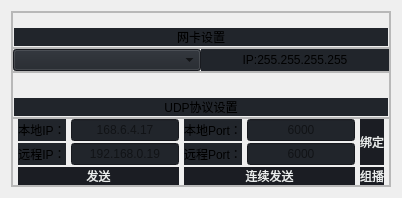
                  <widget class="QWidget" name="page_setting">
                   <layout class="QVBoxLayout" name="verticalLayout_11">
                    <item>
                     <widget class="QFrame" name="frame_4">
                      <property name="frameShape">
                       <enum>QFrame::StyledPanel</enum>
                      </property>
                      <property name="frameShadow">
                       <enum>QFrame::Raised</enum>
                      </property>
                      <layout class="QVBoxLayout" name="verticalLayout_13">
                       <property name="spacing">
                        <number>0</number>
                       </property>
                       <property name="leftMargin">
                        <number>0</number>
                       </property>
                       <property name="topMargin">
                        <number>0</number>
                       </property>
                       <property name="rightMargin">
                        <number>0</number>
                       </property>
                       <property name="bottomMargin">
                        <number>0</number>
                       </property>
                       <item>
                        <widget class="QFrame" name="frame_6">
                         <property name="maximumSize">
                          <size>
                           <width>16777215</width>
                           <height>150</height>
                          </size>
                         </property>
                         <property name="frameShape">
                          <enum>QFrame::StyledPanel</enum>
                         </property>
                         <property name="frameShadow">
                          <enum>QFrame::Raised</enum>
                         </property>
                         <layout class="QVBoxLayout" name="verticalLayout_12">
                          <property name="spacing">
                           <number>0</number>
                          </property>
                          <property name="leftMargin">
                           <number>0</number>
                          </property>
                          <property name="topMargin">
                           <number>0</number>
                          </property>
                          <property name="rightMargin">
                           <number>0</number>
                          </property>
                          <property name="bottomMargin">
                           <number>0</number>
                          </property>
                          <item>
                           <widget class="QLabel" name="label_15">
                            <property name="sizePolicy">
                             <sizepolicy hsizetype="Expanding" vsizetype="Preferred">
                              <horstretch>0</horstretch>
                              <verstretch>0</verstretch>
                             </sizepolicy>
                            </property>
                            <property name="maximumSize">
                             <size>
                              <width>16777215</width>
                              <height>130</height>
                             </size>
                            </property>
                            <property name="styleSheet">
                             <string notr="true">background-image: url(:/images/images/setting_backpic.png);
background-position: center;
background-repeat: no-repeat;
border-radius: 10px;</string>
                            </property>
                            <property name="text">
                             <string/>
                            </property>
                            <property name="alignment">
                             <set>Qt::AlignCenter</set>
                            </property>
                           </widget>
                          </item>
                          <item>
                           <widget class="QLabel" name="label_4">
                            <property name="maximumSize">
                             <size>
                              <width>16777215</width>
                              <height>30</height>
                             </size>
                            </property>
                            <property name="styleSheet">
                             <string notr="true">background-color: rgb(33, 37, 43);
margin:1px;</string>
                            </property>
                            <property name="text">
                             <string>网卡设置</string>
                            </property>
                            <property name="alignment">
                             <set>Qt::AlignCenter</set>
                            </property>
                           </widget>
                          </item>
                         </layout>
                        </widget>
                       </item>
                       <item>
                        <widget class="QFrame" name="frame_7">
                         <property name="maximumSize">
                          <size>
                           <width>16777215</width>
                           <height>70</height>
                          </size>
                         </property>
                         <property name="frameShape">
                          <enum>QFrame::StyledPanel</enum>
                         </property>
                         <property name="frameShadow">
                          <enum>QFrame::Raised</enum>
                         </property>
                         <layout class="QHBoxLayout" name="horizontalLayout_12">
                          <property name="spacing">
                           <number>0</number>
                          </property>
                          <property name="leftMargin">
                           <number>0</number>
                          </property>
                          <property name="topMargin">
                           <number>0</number>
                          </property>
                          <property name="rightMargin">
                           <number>0</number>
                          </property>
                          <property name="bottomMargin">
                           <number>0</number>
                          </property>
                          <item>
                           <layout class="QGridLayout" name="gridLayout_3">
                            <item row="0" column="0">
                             <widget class="QComboBox" name="comboBox_LocalInterface">
                              <property name="sizePolicy">
                               <sizepolicy hsizetype="Preferred" vsizetype="Preferred">
                                <horstretch>0</horstretch>
                                <verstretch>0</verstretch>
                               </sizepolicy>
                              </property>
                              <property name="maximumSize">
                               <size>
                                <width>16777215</width>
                                <height>16777215</height>
                               </size>
                              </property>
                              <property name="styleSheet">
                               <string notr="true">background-color: rgb(33, 37, 43);</string>
                              </property>
                             </widget>
                            </item>
                            <item row="0" column="1">
                             <widget class="QLabel" name="label_InterfaceIP">
                              <property name="maximumSize">
                               <size>
                                <width>16777215</width>
                                <height>16777215</height>
                               </size>
                              </property>
                              <property name="styleSheet">
                               <string notr="true">background-color: rgb(33, 37, 43);</string>
                              </property>
                              <property name="text">
                               <string>IP:255.255.255.255</string>
                              </property>
                              <property name="alignment">
                               <set>Qt::AlignCenter</set>
                              </property>
                             </widget>
                            </item>
                           </layout>
                          </item>
                         </layout>
                        </widget>
                       </item>
                       <item>
                        <widget class="QFrame" name="frame_8">
                         <property name="maximumSize">
                          <size>
                           <width>16777215</width>
                           <height>150</height>
                          </size>
                         </property>
                         <property name="frameShape">
                          <enum>QFrame::StyledPanel</enum>
                         </property>
                         <property name="frameShadow">
                          <enum>QFrame::Raised</enum>
                         </property>
                         <layout class="QVBoxLayout" name="verticalLayout_14">
                          <property name="spacing">
                           <number>0</number>
                          </property>
                          <property name="leftMargin">
                           <number>0</number>
                          </property>
                          <property name="topMargin">
                           <number>10</number>
                          </property>
                          <property name="rightMargin">
                           <number>0</number>
                          </property>
                          <property name="bottomMargin">
                           <number>0</number>
                          </property>
                          <item>
                           <widget class="QLabel" name="label_20">
                            <property name="sizePolicy">
                             <sizepolicy hsizetype="Expanding" vsizetype="Preferred">
                              <horstretch>0</horstretch>
                              <verstretch>0</verstretch>
                             </sizepolicy>
                            </property>
                            <property name="styleSheet">
                             <string notr="true">background-image: url(:/images/images/setting_backpic.png);
background-position: center;
background-repeat: no-repeat;
border-radius: 10px;</string>
                            </property>
                            <property name="text">
                             <string/>
                            </property>
                           </widget>
                          </item>
                          <item>
                           <widget class="QLabel" name="label_13">
                            <property name="maximumSize">
                             <size>
                              <width>16777215</width>
                              <height>30</height>
                             </size>
                            </property>
                            <property name="styleSheet">
                             <string notr="true">background-color: rgb(33, 37, 43);
margin:1px;</string>
                            </property>
                            <property name="text">
                             <string>UDP协议设置</string>
                            </property>
                            <property name="alignment">
                             <set>Qt::AlignCenter</set>
                            </property>
                           </widget>
                          </item>
                         </layout>
                        </widget>
                       </item>
                       <item>
                        <widget class="QFrame" name="frame_9">
                         <property name="frameShape">
                          <enum>QFrame::StyledPanel</enum>
                         </property>
                         <property name="frameShadow">
                          <enum>QFrame::Raised</enum>
                         </property>
                         <layout class="QHBoxLayout" name="horizontalLayout_14">
                          <property name="spacing">
                           <number>0</number>
                          </property>
                          <property name="leftMargin">
                           <number>0</number>
                          </property>
                          <property name="topMargin">
                           <number>0</number>
                          </property>
                          <property name="rightMargin">
                           <number>0</number>
                          </property>
                          <property name="bottomMargin">
                           <number>0</number>
                          </property>
                          <item>
                           <layout class="QGridLayout" name="gridLayout_4">
                            <property name="leftMargin">
                             <number>5</number>
                            </property>
                            <property name="topMargin">
                             <number>0</number>
                            </property>
                            <property name="rightMargin">
                             <number>5</number>
                            </property>
                            <property name="bottomMargin">
                             <number>0</number>
                            </property>
                            <property name="horizontalSpacing">
                             <number>5</number>
                            </property>
                            <property name="verticalSpacing">
                             <number>2</number>
                            </property>
                            <item row="0" column="2">
                             <widget class="QLabel" name="label_18">
                              <property name="maximumSize">
                               <size>
                                <width>16777215</width>
                                <height>16777215</height>
                               </size>
                              </property>
                              <property name="styleSheet">
                               <string notr="true">background-color: rgb(33, 37, 43);</string>
                              </property>
                              <property name="text">
                               <string>本地Port：</string>
                              </property>
                              <property name="alignment">
                               <set>Qt::AlignCenter</set>
                              </property>
                             </widget>
                            </item>
                            <item row="1" column="0">
                             <widget class="QLabel" name="label_17">
                              <property name="styleSheet">
                               <string notr="true">background-color: rgb(33, 37, 43);</string>
                              </property>
                              <property name="text">
                               <string>远程IP：</string>
                              </property>
                              <property name="alignment">
                               <set>Qt::AlignCenter</set>
                              </property>
                             </widget>
                            </item>
                            <item row="1" column="2">
                             <widget class="QLabel" name="label_19">
                              <property name="styleSheet">
                               <string notr="true">background-color: rgb(33, 37, 43);</string>
                              </property>
                              <property name="text">
                               <string>远程Port：</string>
                              </property>
                              <property name="alignment">
                               <set>Qt::AlignCenter</set>
                              </property>
                             </widget>
                            </item>
                            <item row="1" column="1">
                             <widget class="QLineEdit" name="lineEdit_Remote_IP">
                              <property name="sizePolicy">
                               <sizepolicy hsizetype="Preferred" vsizetype="Preferred">
                                <horstretch>0</horstretch>
                                <verstretch>0</verstretch>
                               </sizepolicy>
                              </property>
                              <property name="minimumSize">
                               <size>
                                <width>0</width>
                                <height>0</height>
                               </size>
                              </property>
                              <property name="maximumSize">
                               <size>
                                <width>16777215</width>
                                <height>16777215</height>
                               </size>
                              </property>
                              <property name="styleSheet">
                               <string notr="true">background-color: rgb(33, 37, 43);</string>
                              </property>
                              <property name="alignment">
                               <set>Qt::AlignCenter</set>
                              </property>
                              <property name="placeholderText">
                               <string>192.168.0.19</string>
                              </property>
                             </widget>
                            </item>
                            <item row="1" column="3">
                             <widget class="QLineEdit" name="lineEdit_Remote_Port">
                              <property name="sizePolicy">
                               <sizepolicy hsizetype="Preferred" vsizetype="Preferred">
                                <horstretch>0</horstretch>
                                <verstretch>0</verstretch>
                               </sizepolicy>
                              </property>
                              <property name="minimumSize">
                               <size>
                                <width>0</width>
                                <height>0</height>
                               </size>
                              </property>
                              <property name="maximumSize">
                               <size>
                                <width>16777215</width>
                                <height>16777215</height>
                               </size>
                              </property>
                              <property name="styleSheet">
                               <string notr="true">background-color: rgb(33, 37, 43);</string>
                              </property>
                              <property name="alignment">
                               <set>Qt::AlignCenter</set>
                              </property>
                              <property name="placeholderText">
                               <string>6000</string>
                              </property>
                             </widget>
                            </item>
                            <item row="0" column="1">
                             <widget class="QLineEdit" name="lineEdit_Local_IP">
                              <property name="sizePolicy">
                               <sizepolicy hsizetype="Preferred" vsizetype="Preferred">
                                <horstretch>0</horstretch>
                                <verstretch>0</verstretch>
                               </sizepolicy>
                              </property>
                              <property name="minimumSize">
                               <size>
                                <width>0</width>
                                <height>0</height>
                               </size>
                              </property>
                              <property name="maximumSize">
                               <size>
                                <width>16777215</width>
                                <height>16777215</height>
                               </size>
                              </property>
                              <property name="styleSheet">
                               <string notr="true">background-color: rgb(33, 37, 43);</string>
                              </property>
                              <property name="alignment">
                               <set>Qt::AlignCenter</set>
                              </property>
                              <property name="placeholderText">
                               <string>168.6.4.17</string>
                              </property>
                             </widget>
                            </item>
                            <item row="0" column="3">
                             <widget class="QLineEdit" name="lineEdit_Local_Port">
                              <property name="sizePolicy">
                               <sizepolicy hsizetype="Preferred" vsizetype="Preferred">
                                <horstretch>0</horstretch>
                                <verstretch>0</verstretch>
                               </sizepolicy>
                              </property>
                              <property name="minimumSize">
                               <size>
                                <width>0</width>
                                <height>0</height>
                               </size>
                              </property>
                              <property name="maximumSize">
                               <size>
                                <width>16777215</width>
                                <height>16777215</height>
                               </size>
                              </property>
                              <property name="styleSheet">
                               <string notr="true">background-color: rgb(33, 37, 43);</string>
                              </property>
                              <property name="alignment">
                               <set>Qt::AlignCenter</set>
                              </property>
                              <property name="placeholderText">
                               <string>6000</string>
                              </property>
                             </widget>
                            </item>
                            <item row="0" column="0">
                             <widget class="QLabel" name="label_16">
                              <property name="maximumSize">
                               <size>
                                <width>16777215</width>
                                <height>16777215</height>
                               </size>
                              </property>
                              <property name="styleSheet">
                               <string notr="true">background-color: rgb(33, 37, 43);</string>
                              </property>
                              <property name="text">
                               <string>本地IP：</string>
                              </property>
                              <property name="alignment">
                               <set>Qt::AlignCenter</set>
                              </property>
                             </widget>
                            </item>
                            <item row="2" column="0" colspan="2">
                             <widget class="QPushButton" name="pushButton_udpSend">
                              <property name="sizePolicy">
                               <sizepolicy hsizetype="Preferred" vsizetype="Preferred">
                                <horstretch>0</horstretch>
                                <verstretch>0</verstretch>
                               </sizepolicy>
                              </property>
                              <property name="maximumSize">
                               <size>
                                <width>16777215</width>
                                <height>100</height>
                               </size>
                              </property>
                              <property name="styleSheet">
                               <string notr="true">QPushButton {
	color: rgb(234,237,237);
	background-position: center;
	background-repeat: no-reperat;
	border: none;
	background-color: rgb(27, 29, 35);
}
QPushButton:hover {
	background-color: rgb(33, 37, 43);
}
QPushButton:pressed {	
	background-color: rgb(85, 170, 255);
}</string>
                              </property>
                              <property name="text">
                               <string>发送</string>
                              </property>
                             </widget>
                            </item>
                            <item row="2" column="2" colspan="2">
                             <widget class="QPushButton" name="pushButton_udpSend_continue">
                              <property name="sizePolicy">
                               <sizepolicy hsizetype="Preferred" vsizetype="Preferred">
                                <horstretch>0</horstretch>
                                <verstretch>0</verstretch>
                               </sizepolicy>
                              </property>
                              <property name="maximumSize">
                               <size>
                                <width>16777215</width>
                                <height>120</height>
                               </size>
                              </property>
                              <property name="styleSheet">
                               <string notr="true">QPushButton {
	color: rgb(234,237,237);
	background-position: center;
	background-repeat: no-reperat;
	border: none;
	background-color: rgb(27, 29, 35);
}
QPushButton:hover {
	background-color: rgb(33, 37, 43);
}
QPushButton:pressed {	
	background-color: rgb(85, 170, 255);
}</string>
                              </property>
                              <property name="text">
                               <string>连续发送</string>
                              </property>
                             </widget>
                            </item>
                            <item row="0" column="4" rowspan="2">
                             <widget class="QPushButton" name="pushButton_bing">
                              <property name="sizePolicy">
                               <sizepolicy hsizetype="Maximum" vsizetype="Preferred">
                                <horstretch>0</horstretch>
                                <verstretch>0</verstretch>
                               </sizepolicy>
                              </property>
                              <property name="maximumSize">
                               <size>
                                <width>400</width>
                                <height>16777215</height>
                               </size>
                              </property>
                              <property name="styleSheet">
                               <string notr="true">
QPushButton {
	color: rgb(234,237,237);
	background-position: center;
	background-repeat: no-reperat;
	border: none;
	background-color: rgb(27, 29, 35);
}
QPushButton:hover {
	background-color: rgb(33, 37, 43);
}
QPushButton:pressed {	
	background-color: rgb(85, 170, 255);
}</string>
                              </property>
                              <property name="text">
                               <string>绑定</string>
                              </property>
                             </widget>
                            </item>
                            <item row="2" column="4">
                             <widget class="QPushButton" name="pushButton_udp_multicast">
                              <property name="sizePolicy">
                               <sizepolicy hsizetype="Preferred" vsizetype="Preferred">
                                <horstretch>0</horstretch>
                                <verstretch>0</verstretch>
                               </sizepolicy>
                              </property>
                              <property name="maximumSize">
                               <size>
                                <width>16777215</width>
                                <height>70</height>
                               </size>
                              </property>
                              <property name="styleSheet">
                               <string notr="true">
QPushButton {
	color: rgb(234,237,237);
	background-position: center;
	background-repeat: no-reperat;
	border: none;
	background-color: rgb(27, 29, 35);
}
QPushButton:hover {
	background-color: rgb(33, 37, 43);
}
QPushButton:pressed {	
	background-color: rgb(85, 170, 255);
}</string>
                              </property>
                              <property name="text">
                               <string>组播</string>
                              </property>
                             </widget>
                            </item>
                           </layout>
                          </item>
                         </layout>
                        </widget>
                       </item>
                      </layout>
                     </widget>
                    </item>
                   </layout>
                  </widget>
